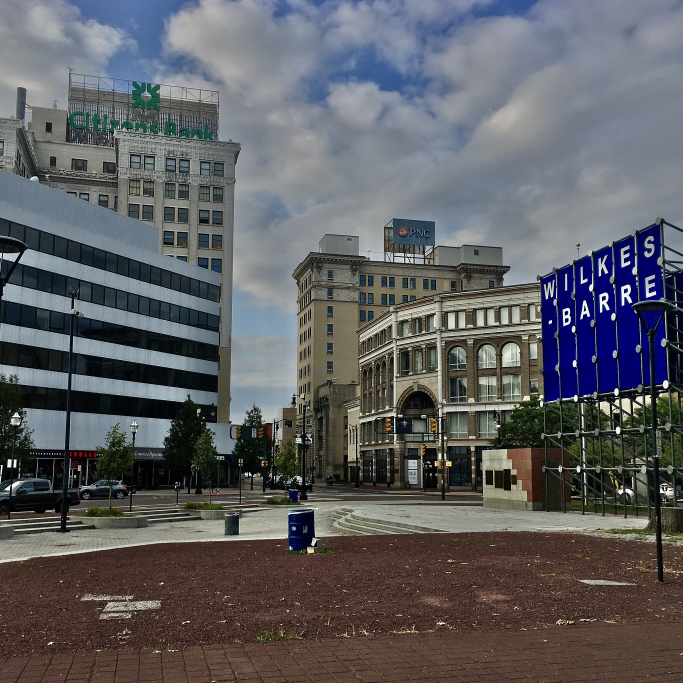
#> input picture Public_Square_NW_Wilkes-Barre_PA.jpeg, 2048 x 2048 px (shown at 1/3 size)
$ jupyter execute --allow-errors cam_sim.ipynb
#> lines starting #> are read from the running program, lines starting #| are printed output that depends on the picture
### Camera Simulator

This is a first stab at a camera simulator using python. ChatGPT was used for reference and Q&A.

Import necessary libraries first

[cell 1]
import numpy as np
import imageio
import matplotlib.pyplot as plt
from scipy.interpolate import RectBivariateSpline

Define the parameters of the images and/or sensor that will be used below

[cell 2]
image_width = 2048
image_height = 2048
exposure_time = 10  # Exposure time in seconds (?)
scene_type = "Simple SpecRad" # choose scene option
mean_luminance = 100 # cd/m2. Used only for scene 3

[cell 3]
# Define Noise Functions

# Simulate photon shot noise
def simulate_photon_noise(image, exposure_time):
    """
    Simulates photon shot noise. This noise is inherent to the randomness of photon arrivals.
    :param image: The initial image data (electron counts).
    :return: Simulated image data with added photon noise.
    """
    scaled_image = image * exposure_time
    poisson_noise = np.random.poisson(scaled_image) / exposure_time
    return np.clip(poisson_noise, 0, 255)  # Clip values to [0, 255]

# Simulate read noise
def simulate_read_noise(image, read_noise_std):
    """
    Simulates read noise. This noise is introduced during the readout process of the sensor.
    :param image: The image data (electron counts) before read noise.
    :param read_noise_std: Standard deviation of the read noise.
    :return: Simulated image data with added read noise.
    """
    noisy_image = image + np.random.normal(0, read_noise_std, image.shape)
    return np.clip(noisy_image, 0, 255)  # Clip values to [0, 255]

# Simulate dark current noise
def simulate_dark_current(image, dark_current_rate, exposure_time):
    """
    Simulates dark current noise. Dark current is generated by the sensor even in the absence of light.
    :param image: The image data (electron counts) before dark current noise.
    :param dark_current_rate: Dark current rate in electrons per second per pixel.
    :param exposure_time: Exposure time in seconds.
    :return: Simulated image data with added dark current noise.
    """
    dark_noise = np.random.poisson(dark_current_rate * exposure_time, image.shape)
    noisy_image = image + dark_noise
    return np.clip(noisy_image, 0, 255)  # Clip values to [0, 255]

[cell 4]
# Simulate CMOS camera

def simulate_cmos_camera(scene, exposure_time, read_noise_std, dark_current_rate):
    """
    Simulates the behavior of a CMOS camera sensor.
    :param scene: The input scene (e.g., a grayscale image).
    :param exposure_time: Exposure time in seconds.
    :param read_noise_std: Standard deviation of read noise.
    :param dark_current_rate: Dark current rate in electrons per second per pixel.
    :return: Simulated camera sensor output with photon noise, read noise, and dark current noise.
    """
    sensor_response = scene * exposure_time  # Apply exposure time
    sensor_response = simulate_photon_noise(sensor_response, exposure_time)  # Simulate photon shot noise
    sensor_response = simulate_read_noise(sensor_response, read_noise_std)  # Simulate read noise
    sensor_response = simulate_dark_current(sensor_response, dark_current_rate, exposure_time)  # Simulate dark current
    return sensor_response

[cell 5]
# Scene simulation

if scene_type == '2D Gauss':
    # Create a structured scene with a 2D Gaussian distribution
    x, y = np.meshgrid(np.linspace(0, 1, image_width), np.linspace(0, 1, image_height))
    center_x, center_y = 0.5, 0.5  # Center of the Gaussian distribution
    std_x, std_y = 0.2, 0.2  # Standard deviation for the Gaussian distribution
    scene = np.exp(-((x - center_x) ** 2 / (2 * std_x ** 2) + (y - center_y) ** 2 / (2 * std_y ** 2)))

elif scene_type == "Simple SpecRad":
    # Wavelengths (in nanometers)
    wavelengths = np.linspace(400, 700, image_width)  # Adjust the range as needed

    # Create a spectral radiance distribution for the scene
    spectral_radiance = np.zeros((image_height, image_width))

    # Define a radiance pattern across wavelengths (e.g., a Gaussian distribution)
    # Adjust this pattern as needed to match your scene
    for i, wavelength in enumerate(wavelengths):
        spectral_radiance[:, i] = np.exp(-((wavelength - 550) ** 2 / (2 * 30 ** 2)))

    # Normalize the spectral radiance to your desired units
    # For this example, let's assume an arbitrary normalization factor
    scene = spectral_radiance #* 1e15  # Adjust as needed

elif scene_type == "Macbeth":
    # Define the spectral reflectance values for the Macbeth Color Checker
    # These values are typically available in standard data files
    # For simplicity, I'll use some example reflectance values
    reflectance_data = np.array([
        [0.02, 0.04, 0.06, 0.08, 0.10, 0.12],
        [0.14, 0.16, 0.18, 0.20, 0.22, 0.24],
        [0.26, 0.28, 0.30, 0.32, 0.34, 0.36],
        [0.38, 0.40, 0.42, 0.44, 0.46, 0.48]
    ])

# Define the spectral distribution of the D65 illuminant (in this case, a simplified version)
    wavelengths = np.linspace(380, 730, reflectance_data.shape[1])  # Wavelength range (nm)
    d65_illuminant = np.array([
        [94.81, 104.80, 105.97, 96.16, 113.45, 125.40],
        [132.10, 134.19, 131.43, 123.91, 113.42, 109.83],
        [107.21, 104.87, 103.17, 101.48, 100.00, 98.93],
        [98.05, 97.33, 96.73, 96.19, 95.70, 95.22]
    ])

    # Calculate the spectral radiance of the scene using the reflectance data and illuminant
    spectral_radiance = reflectance_data * d65_illuminant

    # Create interpolation functions for wavelength and reflectance
    interp_wavelength = RectBivariateSpline(np.arange(spectral_radiance.shape[0]), np.arange(spectral_radiance.shape[1]), wavelengths)
    interp_reflectance = RectBivariateSpline(np.arange(spectral_radiance.shape[0]), np.arange(spectral_radiance.shape[1]), reflectance_data)

    # Define the new dimensions
    x_new = np.linspace(0, spectral_radiance.shape[0] - 1, image_height)
    y_new = np.linspace(0, spectral_radiance.shape[1] - 1, image_width)

    # Perform the interpolation
    wavelengths_new = interp_wavelength(x_new, y_new)
    reflectance_new = interp_reflectance(x_new, y_new)

    # Calculate the spectral radiance for the new dimensions
    spectral_radiance_new = reflectance_new * wavelengths_new

    # Scale the spectral radiance to achieve the desired mean luminance
    scale_factor = mean_luminance / np.mean(spectral_radiance_new)
    scene = spectral_radiance_new * scale_factor

else:
    print("Invalid scene type provided")

[cell 6]
# Simulate camera response and display output

# Simulate CMOS camera response with proper scaling
camera_output = simulate_cmos_camera(scene, exposure_time=exposure_time, read_noise_std=0.0005, dark_current_rate=0.001)

# Linearly rescale the camera output to the [0, 255] range
min_value = np.min(camera_output)
max_value = np.max(camera_output)
camera_output = 255 * (camera_output - min_value) / (max_value - min_value)

[cell 7]
# Display the scene and camera output (Only run if Scene 1 is used)
if scene_type == '2D Gauss':
    plt.figure(figsize=(10, 5))
    plt.subplot(1, 2, 1)
    plt.title("Scene")
    plt.imshow(scene, cmap='gray')

    plt.subplot(1, 2, 2)
    plt.title("Camera Output")
    plt.imshow(camera_output, cmap='gray')

elif scene_type == "Simple SpecRad":
    # Display the scene and camera output (Only run if Scene 2 is used)
    plt.figure(figsize=(16, 8))
    plt.subplot(1, 3, 1)
    plt.title("Spectral Radiance (550 nm)")
    plt.plot(wavelengths, scene[image_height // 2, :])
    plt.xlabel("Wavelength (nm)")
    plt.ylabel("Spectral Radiance (photons/sec/nm/sr/m²)")

    #plt.figure(figsize=(10, 5))
    plt.subplot(1, 3, 2)
    plt.title("Scene")
    plt.imshow(scene, cmap='gray')

    plt.subplot(1, 3, 3)
    plt.title("Camera Output")
    plt.imshow(camera_output, cmap='gray')

elif scene_type == "Macbeth":
    plt.figure(figsize=(10, 5))
    plt.subplot(1, 2, 1)
    plt.title("Spectral Radiance (550 nm)")
    plt.plot(wavelengths, scene[1, :])  # Display the radiance of the second color patch
    plt.xlabel("Wavelength (nm)")
    plt.ylabel("Spectral Radiance (photons/sec/nm/sr/m²)")

    #plt.figure(figsize=(10, 5))
    plt.subplot(1, 3, 2)
    plt.title("Scene")
    plt.imshow(scene, cmap='gray')

    plt.subplot(1, 2, 2)
    plt.title("Camera Output")
    plt.imshow(camera_output, cmap='gray')

else:
    print("Invalid scene type provided")

plt.show()
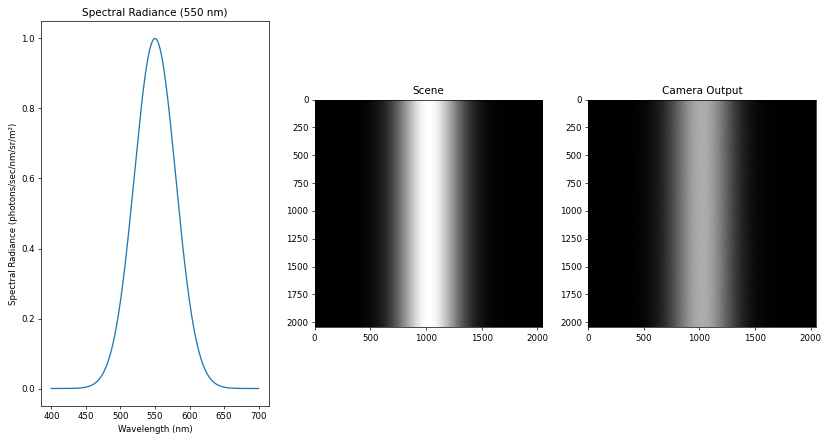
#> figure drawn by matplotlib, 3 panels; panel 1: curve peaks at x = 549.9, y = 1

scene_mean = np.mean(scene)
camera_output_mean = np.mean(camera_output)
print(scene_mean, camera_output_mean)

### Trying EMVA Camera Simulator (based on Algolux tutorial)

1. Import sample png image: This image will form the basis of the "scene" simulation. I.e., imagine this image is the "scene" captured by the camera.

[cell 8]
img = imageio.imread("Public_Square_NW_Wilkes-Barre_PA.jpeg")
#> img is the input picture: shape (2048, 2048, 3); mean R, G, B 93.8, 94.1, 97.5
h, w = img.shape[:-1]
#> h = 2048; w = 2048
plt.imshow(img)
img.shape
#> Out = (2048, 2048, 3)

2. Simulate the radiance spectrum of the image: As this image is simulated a real-world scene, we want to get a simulation of the radiance (or reflectance) spectrum of this scene. This is done below.

[cell 9]
# Peak Wavelength values for R, G, and B

r,g,b = (700,530,440)

# Consider wavelengths from 400 nm to 800 nm

dom = np.linspace(400, 800, 100)

# Build nromal distributions centered around each peak wavelength

sig = 200
red = 1/(2*np.pi*sig) * np.exp(-((dom-r)**2)/(2*sig))
green = 1/(2*np.pi*sig) * np.exp(-((dom-g)**2)/(2*sig))
blue = 1/(2*np.pi*sig) * np.exp(-((dom-b)**2)/(2*sig))

# Normalise values

red /= np.max(red)
green /= np.max(green)
blue /= np.max(blue)

# Multiply each channel of each pixel with its corresponding photon distribution and sum up the channels

#> (the rest of this cell did not finish here and is left out)

3. Transform the pixels: The plot below simply visualizes the simulated spectrum of a single pixel of the scene. This is of course an approximation, as the real spectrum would be continuous and noisier

[cell 10]
# Visualise result of the transformation

print('pixel (2000,2000): , r: %s, g: %s, b: %s' % (img[2000,2000,0], img[2000,2000,1], img[2000,2000,2]))
#| pixel (2000,2000): , r: 48, g: 31, b: 21
#> (the rest of this cell did not finish here and is left out)

4. EMVA1288 Camera Simulator

The camera simulator is contained in the Camera class of the emva1288 library (https://emva1288.readthedocs.io/en/latest/_modules/emva1288/camera/camera.html#Camera). This class allows one to simulate any camera by tuning the parameters of the class (e.g. f_number or qe), if one knows them for the camera one wishes to simulate.

[cell 11]
# Confirm width and height of image

print(h,w)
#| 2048 2048

[cell 12]
# Import emva1288 library and necessary classes

from emva1288.camera import Camera
from emva1288.camera.routines import Qe, get_bayer_filter

One can use the Bayer filter method to simulate a Bayer filter on top of the simulated sensor of the camera, and then calculate the corresponding QE with the Qe method, after which the results can be provided to the Camera class to simulate the response.

The default Camera class already includes pre-defined parameters, which can be adjusted.

Below is an example with the default parameters of the Camera class:

#> (a cell that did not finish here is left out)

[cell 14]
#print("Filter shape:", filt.shape)
#print("Qe shape:", qe._qe.shape)
#print("Spectrum shape:", spectrum.shape)

After the above, the pixel values as seen by the Camera is already simulated in "cam". The grab method generates the simulated image using the EMVA1288 parameters and a normal distribution for each pixel

#> (a cell that did not finish here is left out)

The above simulated image is still "Bayerised" (because we added a Bayer filter). We can see the Bayer pattern if we zoom in:

#> (a cell that did not finish here is left out)

Now, OpenCV can be used to De-bayerise the image and get the full colour image of the scene as the "camera" would see it (remember that this is the default Camera from the emva1288 library)

[cell 17]
#!pip install opencv-python
import cv2

# Debayerise the simulated image
#> (the rest of this cell did not finish here and is left out)

So now, we can try and make a custom camera with e.g. the AMS CMV4000 sensor

# CMV4000 Simulated Camera

[cell 18]
"""Camera simulator init method.

        Parameters
        ----------
        f_number : float, optional
                   The emva1288 f_number for the camera.
        pixel_area : float, optional
                     The area of one pixel (in um ^ 2)
        bit_depth : int, optional
                    The number of bits allowed for one pixel value.
        width : int, optional
                The number of columns in the the image.
        height : int, optional
                The number of rows in the image.
        temperature : float, optional
                      The camera's sensor temperature in degrees Celsius.
        temperature_ref : float, optional
                          The reference temperature (at which the dark current
                          is equal to the reference dark current).
        temperature_doubling: float, optional
                              The doubling temperature (at which the dark
                              current is two times the reference dark
                              current).
        qe : float, optional
             Quantum efficiency (between 0 and 1). If None, a simulated
             quantum efficiency is choosen with the
             :func:`~emva1288.camera.routines.qe` function.
        exposure : float, optional
                   The camera's exposure time in ns.
        exposure_min : float, optional
                       The camera's minimal exposure time in ns.
        exposure_max : float, optional
                       The camera's maximal exposure time in ns.
        K : float, optional
            The overall system gain (in DN/e^-).
        K_min : float, optional
                The overall minimal system gain (in DN/e^-).
        K_max : float, optional
                The overall maximal system gain (in DN/e^-).
        K_steps : int, optional
                  The number of available intermediate overall system gains
                  between K_min and K_max.
        blackoffset : float, optional
                      The dark signal offset for each pixel (in DN).
        blackoffset_min: float, optional
                         The minimal dark signal offset for each pixel (in DN).
        blackoffset_max : float, optional
                          The maximal dark signal offset for each pixel
                          (in DN).
        blackoffset_steps : int, optional
                            The number of available blackoffsets between the
                            mimimal and maximal blackoffsets.
        dark_current_ref : float, optional
                           The reference dark current used for computing the
                           total dark current.
        dark_signal_0 : float, optional
            Mean number of electrons generated by the electronics (offset)
        sigma2_dark_0 : float, optional
            Variance of electrons generated by the electronics
        u_esat : float, optional
            Full well capacity
        dsnu : np.array, optional
               DSNU image in e^-, array with the same shape of the image
               that is added to every image.
        prnu : np.array, optional
               PRNU image in percentages (1 = 100%), array with the same shape
               of the image. Every image is multiplied by it.
        seed : int, optional
               A seed to initialize the random number generator.
        """


# User-provided parameters
f_number = 8
pixel_area = 30.25  # um^2
bit_depth = 8
width = 2048
height = 2048
temperature = 25
exposure = 5000  # in ns (I think this is wrong. I think it is actually in microseconds)
K = 0.024
blackoffset = 16315 # This is the blacklevel, which for the CMV4000 can be on the order of 16000
dark_signal_0 = 548.7
#sigma2_dark_0 =
u_esat = 13937

# Define QE array
# Can be the one defined above for an RGGB Bayer pattern, or the one here for a monochrome (with a 50.2% QE at 535 nm, typical of a CMV4000)

# Create QE instance with the original gen_qe method
#> (the rest of this cell did not finish here and is left out)

#> (a cell that did not finish here is left out)

[cell 20]
np.mean(img), np.max(img), np.min(img)
#> Out = (95.15, 255, 0)


$ run again, with colorchart_full.png saved as Public_Square_NW_Wilkes-Barre_PA.jpeg
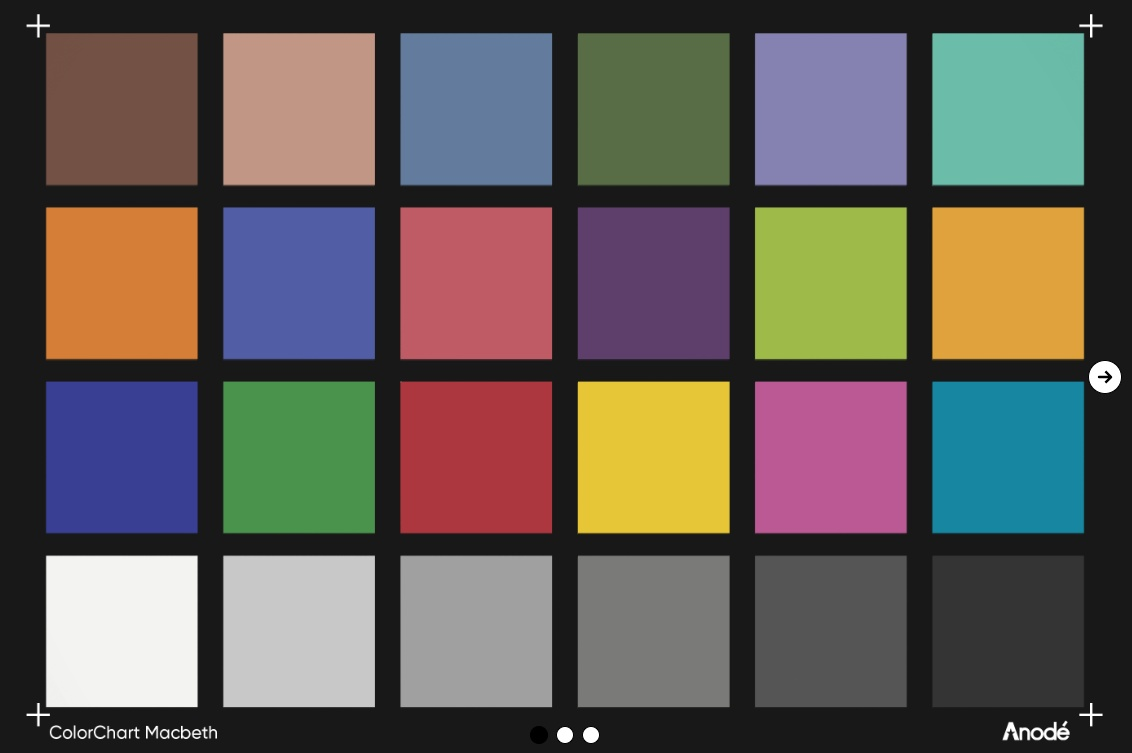
#> input picture colorchart_full.png, 1132 x 753 px
#> img is the input picture: shape (753, 1132, 3); mean R, G, B 98.3, 91.5, 86
#> `[cell 9] # Peak Wavelength values for R, G, and B  r,g,b = (700,530,44..`:
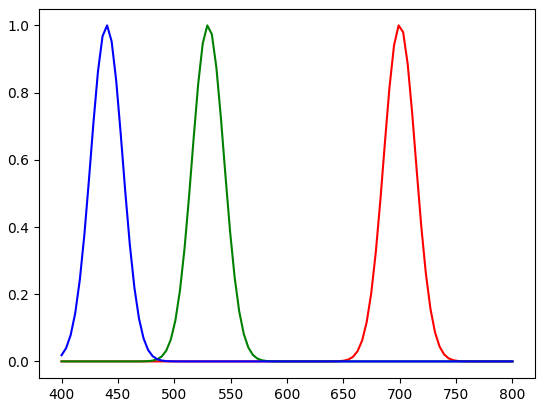
#> figure drawn by matplotlib, 1 panel; curve peaks at x = 699, y = 1; curve peaks at x = 529.3, y = 1; curve peaks at x = 440.4, y = 1
#| 753 1132
#> `np.mean(img), np.max(img), np.min(img)`: Out = (91.91, 255, 0)
